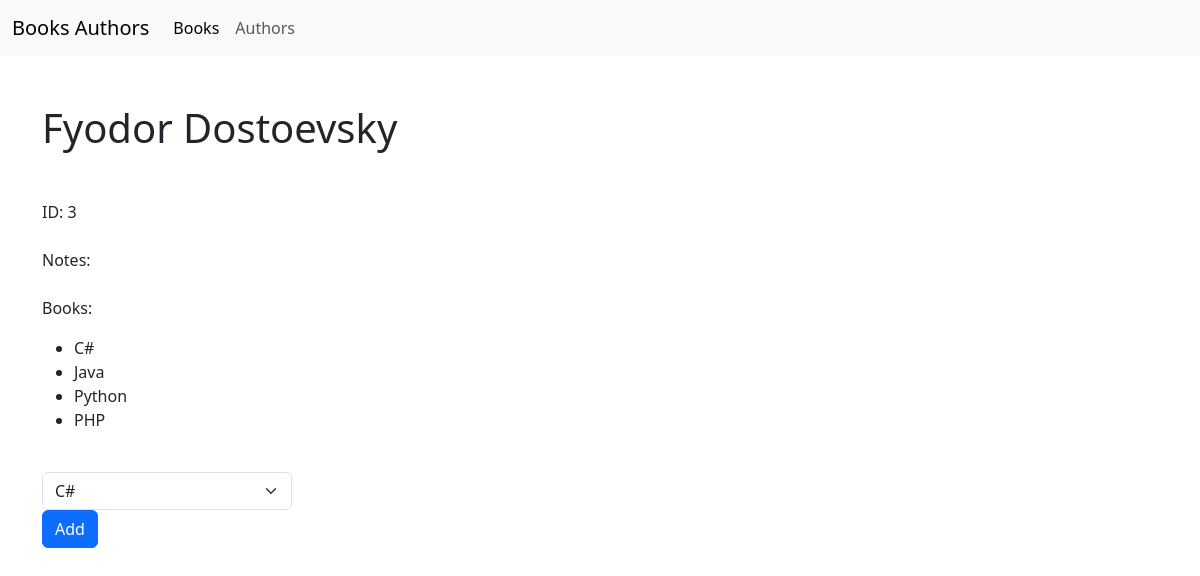
/author_details/3, run on an earlier commit of the app's database.
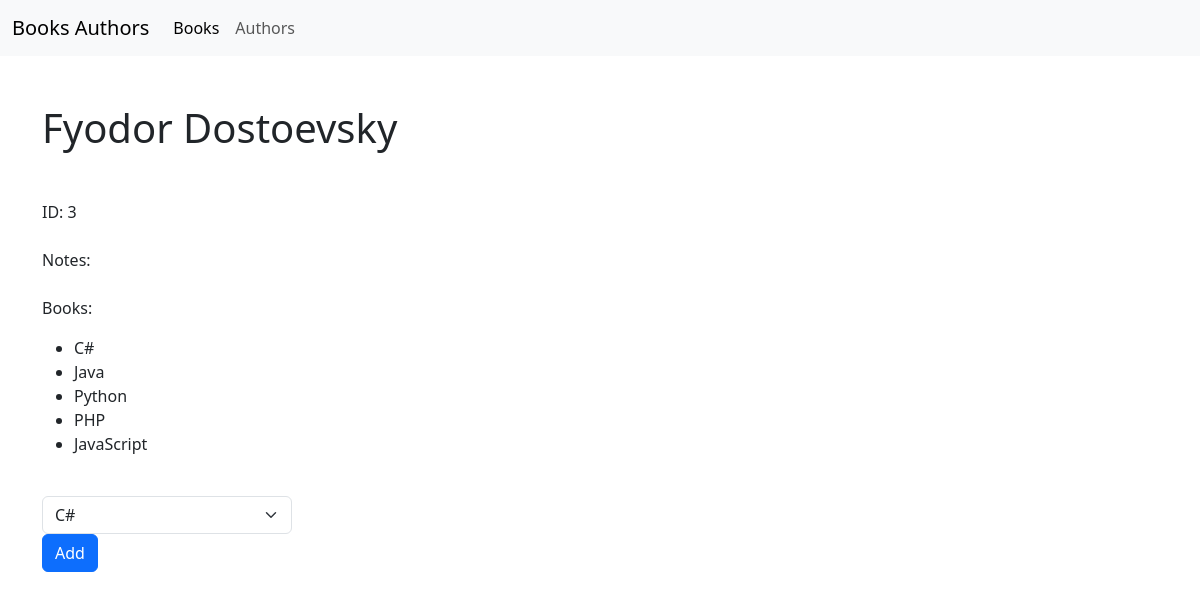
And on a later commit of the database.
### books_authors_app0/models.py (models this page shows)
class Book(models.Model):
    title = models.CharField(max_length=100)
    description = models.TextField()
    created_at = models.DateTimeField(auto_now_add=True)
    updated_at = models.DateTimeField(auto_now=True)
    authors = models.ManyToManyField(Author)
    def __str__(self):
        return self.title

### books_authors_app0/views.py (the view)
# urls.py: path('author_details/<int:pk>',views.author_details, name='author_details'),
def author_details(request, pk):
    author = Author.objects.get(id=pk)
    books_authors = author.book_set.all()
    books = Book.objects.all()
    context = {
        'books_of_author': books_authors,
        'author': author,
        'books': books
        }
    return render(request, "author_details.html", context)

### templates/author_details.html (shortened to what this page needs)
{% extends './base.html' %}
{% block content %}
        <div class="row mt-5">
            <h1 class="mb-5">{{author.first_name}} {{author.last_name}} </h1>
            <div>
                <span class="bold">ID</span>: {{author.id}} <br> <br>
                <span >Notes:</span> {{author.note}}  <br><br>
                <div >
                    <p>Books:</p>
                    <ul>
                        {% for book in books_of_author %}
                        <li >
                            {{book.title}}
                        </li>
                        {% endfor %}
                    </ul>
                </div>
                <br>
                <form method="POST" action="{% url 'books_authors_app0:add_author' pk=author.id %}">
                    <div style="max-width: 250px">
                    <select  name="bbb" class="form-select">
                        {% for book in books %}
                        <option value={{book.id}}>{{book}}</option>
                        {% endfor %}
                    </select>
                    </div>
                <button type="submit" class="btn btn-primary">Add</button>
                </form>
            </div>
        </div>
{% endblock content %}

What changed in the data, as far as the page shows it:
added Book: title "JavaScript"
